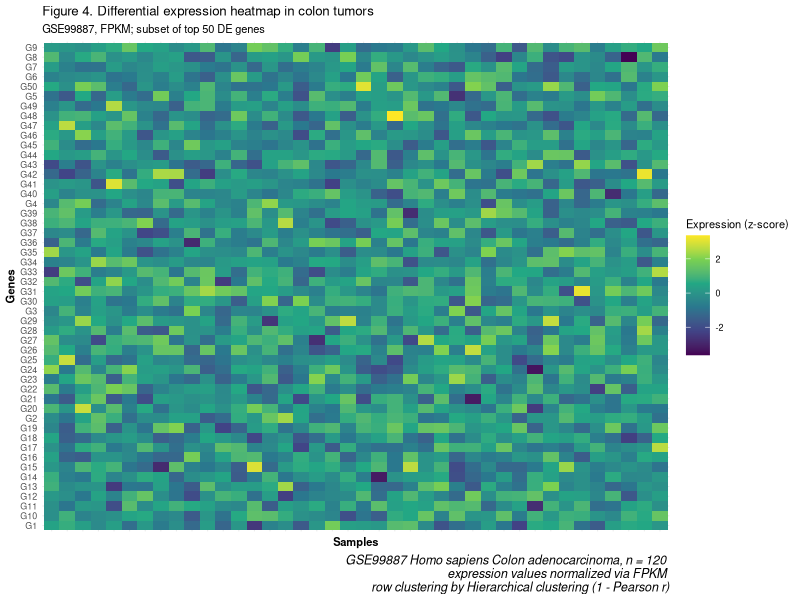
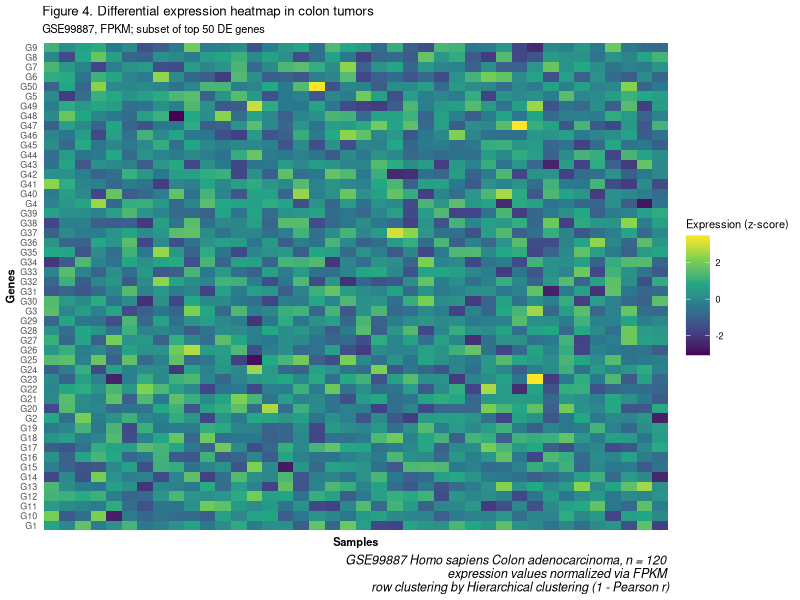
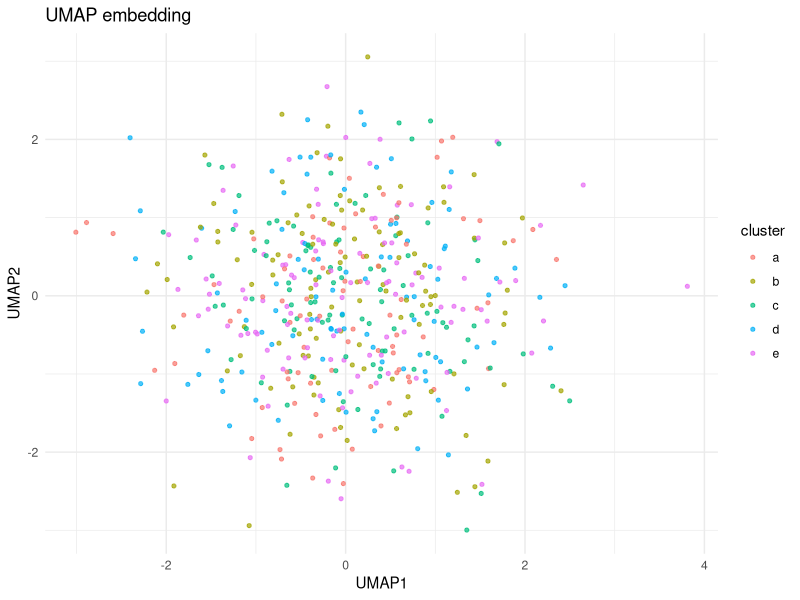
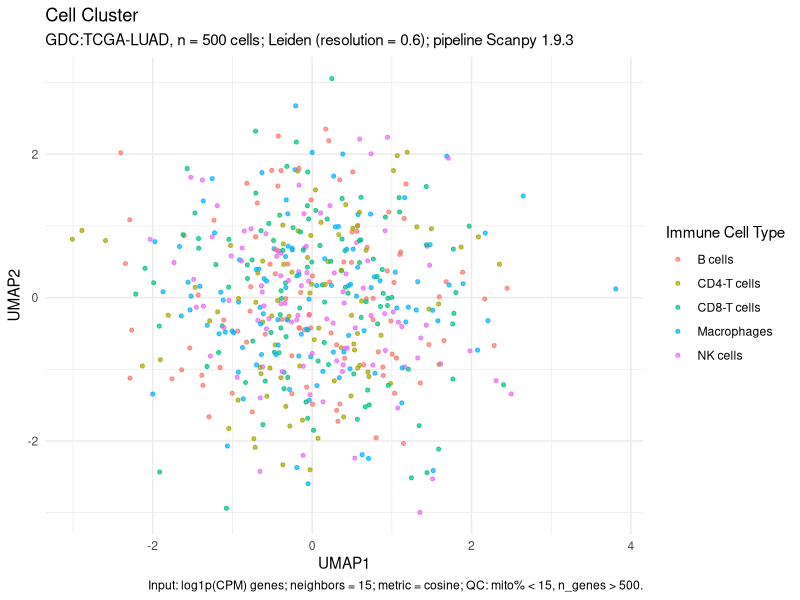

Recreate these plots in R, in order.
## ---- chunk 1
#| fig-width: 8
#| fig-height: 9

library(glue)
library(tidyverse)

dataset_accession <- "GSE99887"
species           <- "Homo sapiens"
tissue            <- "Colon adenocarcinoma"
n_samples         <- 120
norm_method       <- "FPKM"
clust_method      <- "Hierarchical clustering (1 - Pearson r)"

caption_text <- glue(
  "GSE99887 {species} {tissue}, n = {n_samples} \n ",
  "expression values normalized via {norm_method} \n ",
  "row clustering by {clust_method}"
)

heat_df <- expand_grid(
  sample = paste0("S", 1:40),
  gene   = paste0("G", 1:50)
) |>
  mutate(expr = rnorm(n()))

# Simple "heatmap-style" tile plot (for teaching)
p_heat <- ggplot(heat_df, aes(sample, gene, fill = expr)) +
  geom_tile() +
  scale_fill_viridis_c() +
  theme_minimal(base_size = 8) +
  theme(
    axis.text.x   = element_blank(),
    axis.title.x  = element_text(face = "bold"),
    axis.title.y  = element_text(face = "bold"),
    plot.caption  = element_text(size = 9, face = "italic")
  ) +
  labs(
    title   = "Figure 4. Differential expression heatmap in colon tumors",
    subtitle= glue("{dataset_accession}, {norm_method}; subset of top 50 DE genes"),
    x       = "Samples",
    y       = "Genes",
    fill    = "Expression (z-score)",
    caption = caption_text
  )

p_heat


## ---- chunk 2
#| fig-width: 8
#| fig-height: 9

library(glue)
library(tidyverse)

dataset_accession <- "GSE99887"
species           <- "Homo sapiens"
tissue            <- "Colon adenocarcinoma"
n_samples         <- 120
norm_method       <- "FPKM"
clust_method      <- "Hierarchical clustering (1 - Pearson r)"

caption_text <- glue(
  "GSE99887 {species} {tissue}, n = {n_samples} \n ",
  "expression values normalized via {norm_method} \n ",
  "row clustering by {clust_method}"
)

heat_df <- expand_grid(
  sample = paste0("S", 1:40),
  gene   = paste0("G", 1:50)
) |>
  mutate(expr = rnorm(n()))

# Simple "heatmap-style" tile plot (for teaching)
p_heat <- ggplot(heat_df, aes(sample, gene, fill = expr)) +
  geom_tile() +
  scale_fill_viridis_c() +
  theme_minimal(base_size = 8) +
  theme(
    axis.text.x   = element_blank(),
    axis.title.x  = element_text(face = "bold"),
    axis.title.y  = element_text(face = "bold"),
    plot.caption  = element_text(size = 9, face = "italic")
  ) +
  labs(
    title   = "Figure 4. Differential expression heatmap in colon tumors",
    subtitle= glue("{dataset_accession}, {norm_method}; subset of top 50 DE genes"),
    x       = "Samples",
    y       = "Genes",
    fill    = "Expression (z-score)",
    caption = caption_text
  )

p_heat


## ---- chunk 3
#| fig-width: 8
#| fig-height: 9
#| 
library(ggplot2)
library(dplyr)

set.seed(1)
umap_df <- tibble(
  UMAP1  = rnorm(500),
  UMAP2  = rnorm(500),
  cluster = factor(sample(letters[1:5], 500, TRUE))
)

# before
p_before <- ggplot(umap_df, aes(UMAP1, UMAP2, color = cluster)) +
  geom_point(size = 1.1, alpha = 0.7) +
  theme_minimal() +
  labs(title = "UMAP embedding")

# after
dataset_id    <- "TCGA-LUAD"
accession     <- "GDC:TCGA-LUAD"
pipeline_ver  <- "Scanpy 1.9.3"
clust_method  <- "Leiden (resolution = 0.6)"
n_cells       <- nrow(umap_df)

p_after <- ggplot(umap_df, aes(UMAP1, UMAP2, color = cluster)) +
  geom_point(size = 1.1, alpha = 0.7) +
  theme_minimal() +
  labs(
    title    = "Figure 2. UMAP of TCGA-LUAD tumor single cells",
    subtitle = glue::glue("{accession}, n = {n_cells} cells; {clust_method}; pipeline {pipeline_ver}"),
    x        = "UMAP1",
    y        = "UMAP2",
    color    = "Leiden cluster",
    caption  = "Input: log1p(CPM) genes; neighbors = 15; metric = cosine; QC: mito% < 15, n_genes > 500."
  )


p_before


## ---- chunk 4
#| fig-width: 8
#| fig-height: 9

library(ggplot2)
library(dplyr)
library(glue)

set.seed(1)

# Randomly map clusters a–e to immune cell names
immune_labels <- c(
  "a" = "CD4-T cells",
  "b" = "CD8-T cells",
  "c" = "NK cells",
  "d" = "B cells",
  "e" = "Macrophages"
)

umap_df <- tibble(
  UMAP1   = rnorm(500),
  UMAP2   = rnorm(500),
  cluster = factor(sample(letters[1:5], 500, TRUE))
) %>%
  mutate(cluster_label = immune_labels[cluster])

# metadata for FAIR findability
dataset_id    <- "TCGA-LUAD"
accession     <- "GDC:TCGA-LUAD"
pipeline_ver  <- "Scanpy 1.9.3"
clust_method  <- "Leiden (resolution = 0.6)"
n_cells       <- nrow(umap_df)

# revised (FAIR) figure
p_after <- ggplot(umap_df, aes(UMAP1, UMAP2, color = cluster_label)) +
  geom_point(size = 1.1, alpha = 0.7) +
  theme_minimal() +
  labs(
    title    = "Cell Cluster",
    subtitle = glue("{accession}, n = {n_cells} cells; {clust_method}; pipeline {pipeline_ver}"),
    x        = "UMAP1",
    y        = "UMAP2",
    color    = "Immune Cell Type",
    caption  = "Input: log1p(CPM) genes; neighbors = 15; metric = cosine; QC: mito% < 15, n_genes > 500."
  )

p_after
